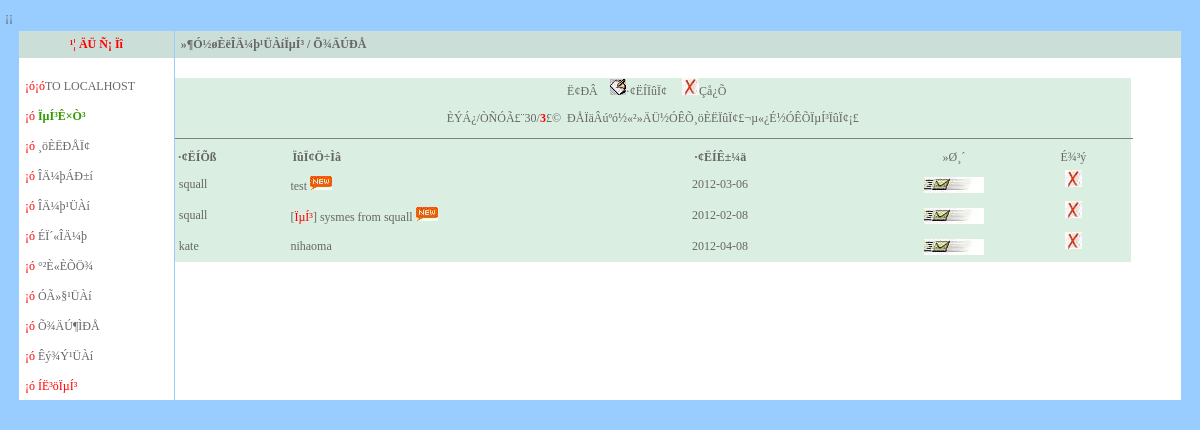
The page /sysPages/mailManage/sitemail.php (signed in) on the database its author committed.
### tables this page shows
CREATE TABLE `sitemessage` (
  `id` bigint(20) NOT NULL AUTO_INCREMENT,
  `messageFrom` bigint(20) NOT NULL,
  `messageTo` bigint(20) NOT NULL,
  `messageTitle` varchar(30) NOT NULL,
  `messageContent` varchar(200) NOT NULL,
  `messageTime` date NOT NULL,
  `isFromSys` char(1) NOT NULL DEFAULT '0',
  `isRead` char(1) NOT NULL DEFAULT '0',
  PRIMARY KEY (`id`)
);

CREATE TABLE `user` (
  `id` bigint(20) NOT NULL AUTO_INCREMENT,
  `userName` varchar(10) NOT NULL DEFAULT '',
  `password` char(32) NOT NULL,
  `chineseName` varchar(20) DEFAULT NULL,
  `company` varchar(50) DEFAULT NULL,
  `phoneNumber` varchar(20) DEFAULT NULL,
  `userRight` varchar(20) DEFAULT NULL,
  `secretKey` varchar(32) DEFAULT NULL,
  `emailAddr` varchar(30) DEFAULT NULL,
  PRIMARY KEY (`id`)
);

### sysPages/mailManage/sitemail.php (the view, shortened to what this page needs)
<?
$title = "Õ¾ÄÚÐÅ";
require ("../globalPages/global.php");
extract($_POST);
$page = $_GET['page'];
if (empty ($page))
	$page = 1;
settype($page, integer);
$perpage = 30;
print "<tr><td bgcolor=#CBDED8 colspan=3><b>$xtm/ $title</b> </td></tr>";
?>
<center><table width="95%">
       <tr>
<table  width="95%" border="0" cellspacing="0" cellpadding="0">
        <tr>
          <td height="20">&nbsp;</td>
        </tr>
        <tr bgcolor="#DAEFE1">
          <td height="20">
<center><a href="javascript:history.go(0)">Ë¢ÐÂ</a>  &nbsp;&nbsp;<a href="javascript:void(1)" onClick="window.open ('writemail.php','','top=100,left=0,width=700,height=465,status=no,resizable=yes,scrollbars=yes');">
<img src="../images/write.gif" border=0>·¢ËÍÏûÏ¢</a>&nbsp;&nbsp;&nbsp;&nbsp; <a href="<?php $thisprog ?>?del=all"  OnClick="JavaScript: if(confirm('È·ÊµÒªÇå¿ÕÐÅÏäÂð£¿')) return true; else return false;"><img src="../images/fol-over.jpg" border=0>Çå¿Õ</a>&nbsp;&nbsp;&nbsp;&nbsp;
<?
$countMessages = 0;
$messages = mysql_query("SELECT * FROM sitemessage where messageTo='$_SESSION[userId]'") or die('Query failed: ' . mysql_error());
while ($line = mysql_fetch_array($messages, MYSQL_ASSOC)) {
	$countMessages = $countMessages +1;
}
if ($countMessages != 0) {
	if ($maxpageno <= 1)
		echo "<p>ÈÝÁ¿/ÒÑÓÃ£¨$mailn/<font color=red><b>{$countMessages}</b></font>£©";
	echo "&nbsp;&nbsp;ÐÅÏäÂúºó½«²»ÄÜ½ÓÊÕ¸öÈËÏûÏ¢£¬µ«¿É½ÓÊÕÏµÍ³ÏûÏ¢¡£";
?>
</center>
<hr size="1" noshade align="center" width="100%"><table bgcolor="#DAEFE1" width="100%" border="0" cellspacing="0" cellpadding="0">
          <tr bgcolor="#DAEFE1" >
          	<td width="12%" height="24"><div align="left"><strong>&nbsp;·¢ËÍÕß</strong></div></td>
          	<td width="42%"><div align="left"><strong>&nbsp;ÏûÏ¢Ö÷Ìâ</strong></div></td>
          	<td width="21%"><div align="left"><strong>&nbsp;·¢ËÍÊ±¼ä</strong></div></td>
          	<td width="13%"><div align="left" class="STYLE2">
          	  <div align="center">»Ø¸´</div>
          	</div></td>
            <td width="12%"><div align="left" class="STYLE2">
              <div align="center">É¾³ý</div>
            </div></td>
          </tr>
          </table></td>
        </tr>
        <tr bgcolor="#DAEFE1"><td >
<?
	if ($countMessages != 0) {
		$pagemin = min(($page -1) * $perpage, $countMessages -1);
		$messages = mysql_query("SELECT * FROM sitemessage where messageTo='$_SESSION[userId]'") or die('Query failed: ' . mysql_error());
		$i = 0;
		while ($message = mysql_fetch_array($messages, MYSQL_ASSOC)) {
			if ($i >= $pagemin) {
?>
<table width="100%" border="0" cellspacing="0" cellpadding="1">
  <tr>
<td width="12%"><div align="left"><span>&nbsp;<?php $items=mysql_query("select * from user where id='$message[messageFrom]'") or die (mysql_error()); $item=mysql_fetch_object($items); echo $item->userName; ?> </span></div>
<td width="42%"><div align="left"><? if($message[isFromSys]==1)echo"[<font color=#FF0000 title=ÏµÍ³ÏûÏ¢>ÏµÍ³</font>]";?>
<a href="mailview.php?messageId=<?=$message[id];?>">
      <?=$message[messageTitle];?>
      </a>
      <?
				if (($message[isRead]) == 0) {
					echo "<img src=../images/new.gif title=Î´ÔÄ¶ÁµÄ¸öÈËÏûÏ¢>";
				}
?>
    </div>
<td width="21%"><div align="left"><?=$message[messageTime];?></div>
<td width="13%"><div align="center"><a href="javascript:void(3)" onClick="window.open ('writemail.php?recname=<?=$message[messageFrom]?>','','top=100,left=0,width=700,height=465,status=no,resizable=yes,scrollbars=yes');" title="¸ø <?=$message[messageFrom]?> »ØÐÅ"><img src="../images/mail.gif" border=0></a></div></td>
<td width="12%"> <div align="center"><form><a href="<?php $thisprog ?>?del=<?php $message[id] ?>" OnClick="JavaScript: if(confirm('È·ÊµÒªÉ¾³ý¸ÃÌõÏûÏ¢Âð£¿')) return true; else return false;"><img src="../images/fol-over.jpg" border=0></a></form></div></td>
  </tr>
</table>
<?
			}
			$i = $i +1;
		}
	}
} else
	echo "<br /><br /><br /><center><font color=blue>ÔÝÎÞ¸öÈËÏûÏ¢";
?></td>
        </tr></form>
      </table>

### sysPages/images/cs.css (style rules this page uses)
A { TEXT-DECORATION: none }
A:link { COLOR: #666666; FONT-FAMILY: ����; TEXT-DECORATION: none }
body { font-size: 12px; color: #666666; font-family: ����; line-height:200%; scrollbar-face-color: #e8e7e7; scrollbar-highlight-color: #ffffff; scrollbar-shadow-color: #ffffff; scrollbar-3dlight-color: #cccccc; scrollbar-arrow-color: #ff6600; scrollbar-track-color: #EFEFEF; scrollbar-darkshadow-color: #b2b2b2; scrollbar-base-color: #000000 }
TABLE { FONT-FAMILY: ����; FONT-SIZE: 9pt }

### rows shown on the page
sitemessage: user.userName "squall", messageTitle "test", messageTime "2012-03-06"
sitemessage: user.userName "squall", isFromSys "ÏµÍ³", messageTitle "sysmes from squall", messageTime "2012-02-08"
sitemessage: user.userName "kate", messageTitle "nihaoma", messageTime "2012-04-08"

### other values the page prints
$xtm "»¶Ó­½øÈëÎÄ¼þ¹ÜÀíÏµÍ³"
$title "Õ¾ÄÚÐÅ"
$mailn "30"
$countMessages "3"
